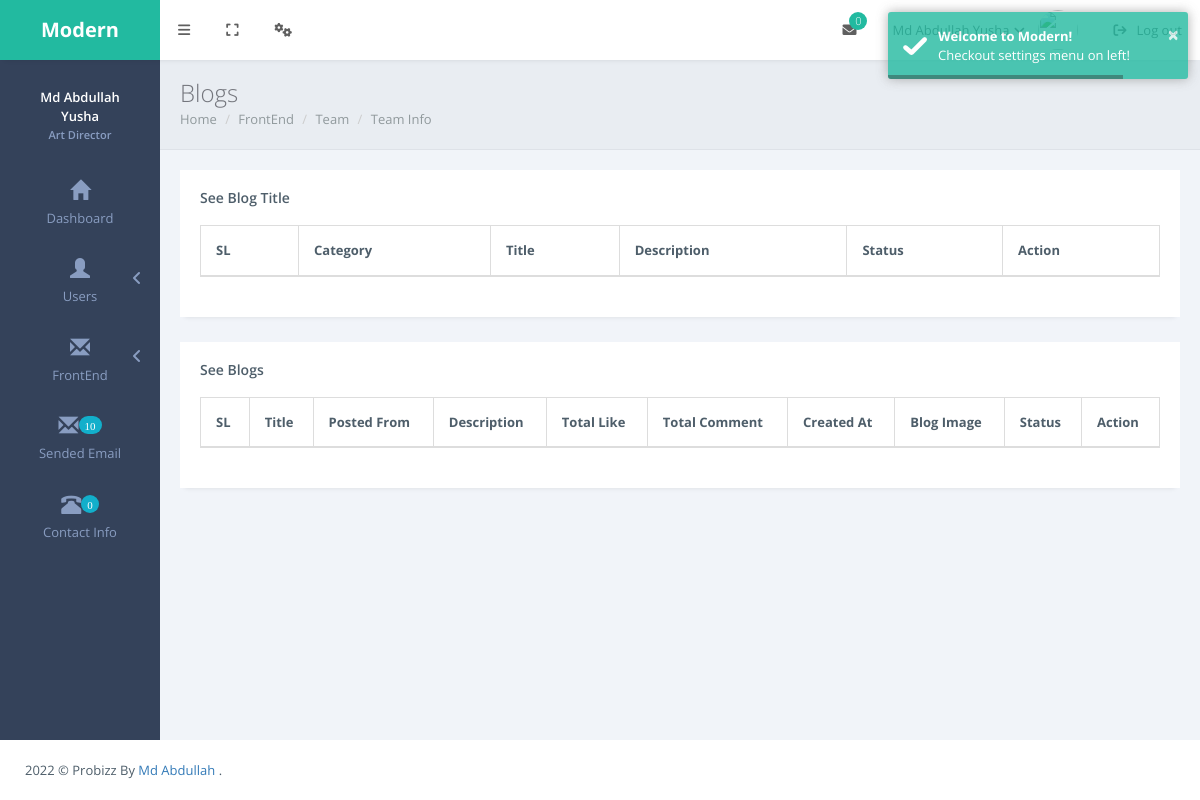
/admin/blog/view_blog.php (signed in), run on an earlier commit of the app's database.
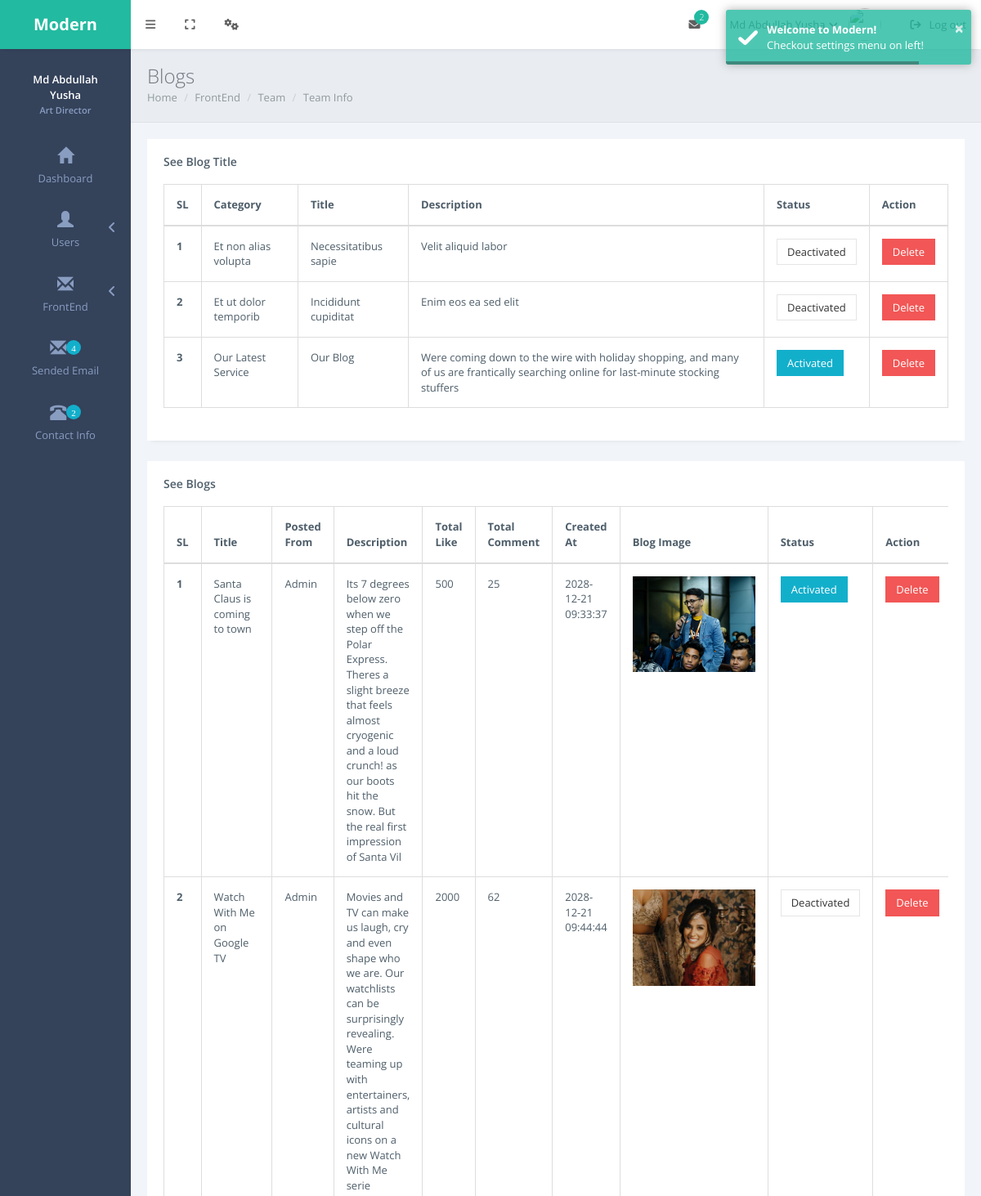
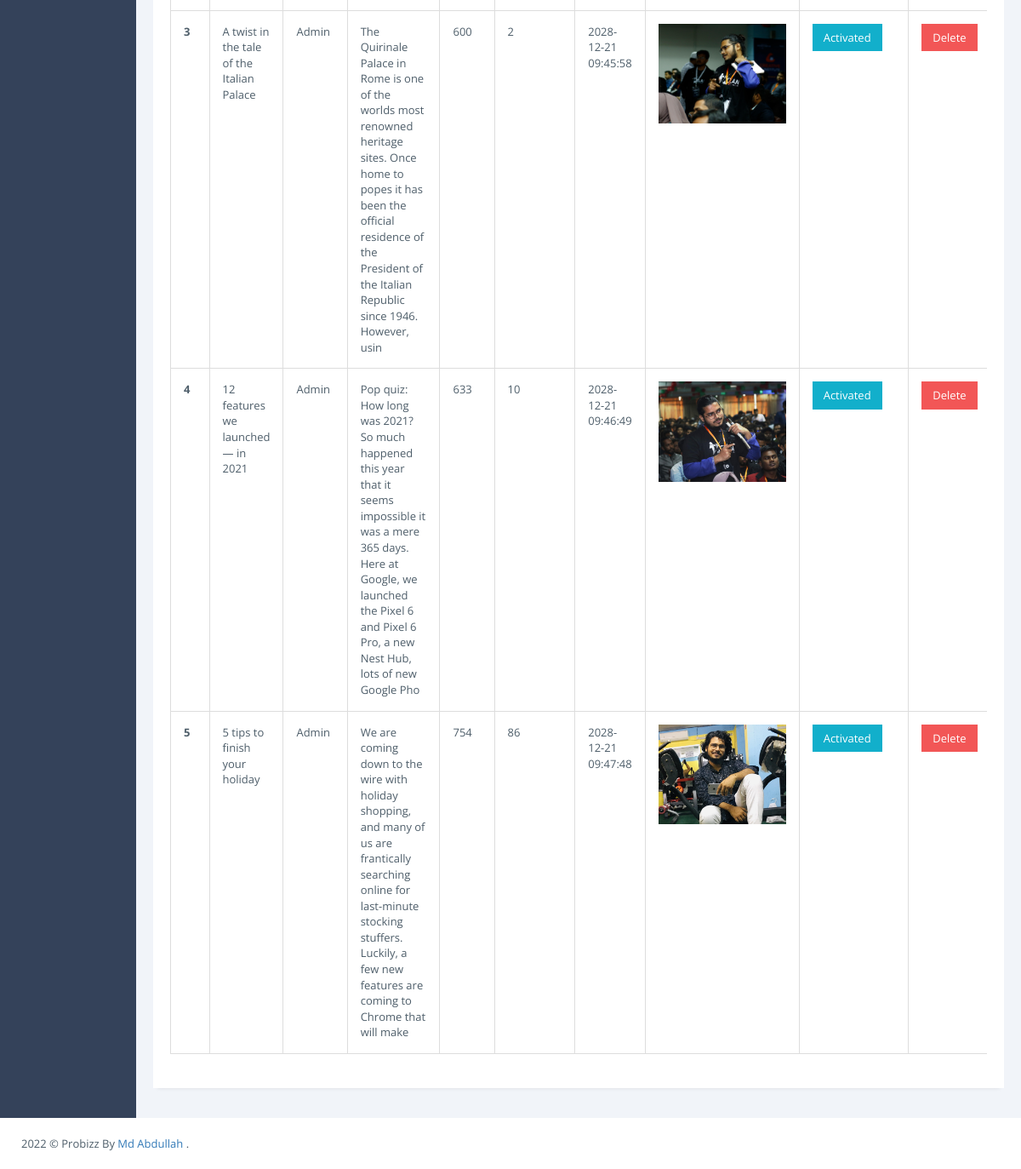
And on a later commit of the database (2 pictures, top to bottom).
### tables this page shows
CREATE TABLE `users` (
  `id` int(11) NOT NULL,
  `name` varchar(60) NOT NULL,
  `email` varchar(60) NOT NULL,
  `password` varchar(60) NOT NULL,
  `profile_image` varchar(60) NOT NULL,
  `created_at` datetime NOT NULL
);

CREATE TABLE `blog_title` (
  `id` int(11) NOT NULL,
  `category` varchar(50) NOT NULL,
  `title` varchar(60) NOT NULL,
  `description` varchar(200) NOT NULL,
  `status` int(11) NOT NULL DEFAULT 0
);

CREATE TABLE `blogs` (
  `id` int(11) NOT NULL,
  `title` varchar(60) NOT NULL,
  `posted_from` varchar(60) NOT NULL,
  `description` varchar(200) NOT NULL,
  `comment` int(11) NOT NULL,
  `blog_like` int(11) NOT NULL,
  `created_at` datetime NOT NULL,
  `blog_image` varchar(50) NOT NULL,
  `status` int(11) NOT NULL DEFAULT 0
);

### admin/blog/view_blog.php (the view, shortened to what this page needs)
<?php
    require '../db.php';
    require '../includes/header.php';
    require '../includes/sidemenu.php';
    $select_blog = "SELECT * FROM blogs";
    $select_blog_result = mysqli_query($dbconnect, $select_blog);
    $select_blog_title = "SELECT * FROM blog_title";
    $select_blog_title_result = mysqli_query($dbconnect, $select_blog_title);
?>
<div class="page-inner">
    <div class="page-title">
        <h3>Blogs</h3>
        <div class="page-breadcrumb">
            <ol class="breadcrumb">
                <li><a href="index.html">Home</a></li>
                <li><a href="#">FrontEnd</a></li>
                <li><a href="#">Team</a></li>
                <li class="active">Team Info</li>
            </ol>
        </div>
    </div>
    <div id="main-wrapper">
        <div class="row">
        <div class="col-md-12">
                <div class="panel panel-white">
                    <div class="panel-heading clearfix">
                        <h4 class="panel-title">See Blog Title</h4>
                    </div>
                    <div class="panel-body">
                        <div class="table-responsive">
                            <table class="table table-bordered">
                                <thead>
                                    <tr>
                                        <th>SL</th>
                                        <th>Category</th>
                                        <th>Title</th>
                                        <th>Description</th>
                                        <th>Status</th>
                                        <th>Action</th>
                                    </tr>
                                </thead>
                                <tbody>
                                <?php
                                    foreach($select_blog_title_result as $key => $blog_title) { ?>
                                    <tr>
                                        <th scope="row"><?= $key+1?></th>
                                        <td><?= $blog_title['category']?></td>
                                        <td><?= $blog_title['title']?></td>
                                        <td><?= $blog_title['description']?></td>
                                        <td>
                                            <?php if($blog_title['status'] == 0) {?>
                                            <a href="blog_title_active.php?id=<?= $blog_title['id']?>" class="btn btn-default">Deactivated</a>
                                            <?php } else {?>
                                            <a href="blog_title_active.php?id=<?= $blog_title['id']?>" class="btn btn-info">Activated</a>
                                            <?php } ?>
                                        </td>
                                        <td>
                                            <button id="blog_title_delete.php?id=<?= $blog_title['id']?>" class="btn btn-danger delete_btn">Delete</button>
                                        </td>
                                    </tr>
                                    <?php } ?>
                                </tbody>
                            </table>
                        </div>
                    </div>
                </div>
            </div>
        <div class="col-md-12">
                <div class="panel panel-white">
                    <div class="panel-heading clearfix">
                        <h4 class="panel-title">See Blogs</h4>
                    </div>
                    <div class="panel-body">
                        <div class="table-responsive">
                            <table class="table table-bordered">
                                <thead>
                                    <tr>
                                        <th>SL</th>
                                        <th>Title</th>
                                        <th>Posted From</th>
                                        <th>Description</th>
                                        <th>Total Like</th>
                                        <th>Total Comment</th>
                                        <th>Created At</th>
                                        <th>Blog Image</th>
                                        <th>Status</th>
                                        <th>Action</th>
                                    </tr>
                                </thead>
                                <tbody>
                                <?php
                                    foreach($select_blog_result as $key => $blog) { ?>
                                    <tr>
                                        <th scope="row"><?= $key+1?></th>
                                        <td><?= $blog['title']?></td>
                                        <td><?php if($blog['posted_from'] == 1) {echo 'Admin';} else {echo 'Moderator';}?></td>
                                        <td><?= $blog['description']?></td>
                                        <td><?= $blog['blog_like']?></td>
                                        <td><?= $blog['comment']?></td>
                                        <td><?= $blog['created_at']?></td>
                                        <td><img src="/probiz/admin/uploads/blogs/<?= $blog['blog_image']?>" width="150" alt=""></td>
                                        <td>
                                            <?php if($blog['status'] == 0) {?>
                                            <a href="blog_active.php?id=<?= $blog['id']?>" class="btn btn-default">Deactivated</a>
                                            <?php } else {?>
                                            <a href="blog_active.php?id=<?= $blog['id']?>" class="btn btn-info">Activated</a>
                                            <?php } ?>
                                        </td>
                                        <td>
                                            <button id="blog_delete.php?id=<?= $blog['id']?>" class="btn btn-danger delete_btn_2">Delete</button>
                                        </td>
                                    </tr>
                                    <?php } ?>
                                </tbody>
                            </table>
                        </div>
                    </div>
                </div>
            </div>
        </div>
    </div>
</div>
<?php
    require '../includes/footer.php';
?>

### admin/includes/header.php (shortened to what this page needs)
<!DOCTYPE html>
<html>
<head>
        <link href="/probiz/admin/assets/plugins/pace-master/themes/blue/pace-theme-flash.css" rel="stylesheet"/>
        <link href="/probiz/admin/assets/plugins/uniform/css/uniform.default.min.css" rel="stylesheet"/>
        <link href="/probiz/admin/assets/plugins/bootstrap/css/bootstrap.min.css" rel="stylesheet" type="text/css"/>
        <link href="/probiz/admin/assets/plugins/fontawesome/css/font-awesome.css" rel="stylesheet" type="text/css"/>
        <link href="/probiz/admin/assets/plugins/line-icons/simple-line-icons.css" rel="stylesheet" type="text/css"/>
        <link href="/probiz/admin/assets/plugins/offcanvasmenueffects/css/menu_cornerbox.css" rel="stylesheet" type="text/css"/>
        <link href="/probiz/admin/assets/plugins/waves/waves.min.css" rel="stylesheet" type="text/css"/>
        <link href="/probiz/admin/assets/plugins/switchery/switchery.min.css" rel="stylesheet" type="text/css"/>
        <link href="/probiz/admin/assets/plugins/3d-bold-navigation/css/style.css" rel="stylesheet" type="text/css"/>
        <link href="/probiz/admin/assets/plugins/slidepushmenus/css/component.css" rel="stylesheet" type="text/css"/>
        <link href="assets/plugins/weather-icons-master/css/weather-icons.min.css" rel="stylesheet" type="text/css"/>
        <link href="/probiz/admin/assets/plugins/metrojs/MetroJs.min.css" rel="stylesheet" type="text/css"/>
        <link href="/probiz/admin/assets/plugins/toastr/toastr.min.css" rel="stylesheet" type="text/css"/>
        <link rel="stylesheet" href="https://cdnjs.cloudflare.com/ajax/libs/font-awesome/6.0.0-beta3/css/all.min.css">
        <link href="/probiz/admin/assets/css/modern.min.css" rel="stylesheet" type="text/css"/>
        <link href="/probiz/admin/assets/css/themes/green.css" class="theme-color" rel="stylesheet" type="text/css"/>
        <link href="/probiz/admin/assets/css/custom.css" rel="stylesheet" type="text/css"/>
    </head>
    <body class="page-header-fixed">

### admin/includes/sidemenu.php (shortened to what this page needs)
<?php
    $id = $_SESSION['id'];
    $select_user = "SELECT * FROM users WHERE id= $id";
    $select_user_result = mysqli_query($dbconnect, $select_user);
    $after_assoc = mysqli_fetch_assoc($select_user_result);
    $select_message = "SELECT COUNT(*) as unreaded_email FROM newsletter_mail WHERE status = 0";
    $select_message_result = mysqli_query($dbconnect, $select_message);
    $after_assoc2 = mysqli_fetch_assoc($select_message_result);
    $select_contact_us_mail = "SELECT COUNT(*) as unreaded_message FROM contact_us_mail";
    $select_contact_us_mail_result = mysqli_query($dbconnect, $select_contact_us_mail);
    $after_assoc3 = mysqli_fetch_assoc($select_contact_us_mail_result);
?>
<main class="page-content content-wrap">
    <div class="navbar">
                <div class="navbar-inner">
                    <div class="logo-box">
                        <a href="/probiz/admin/admin.php" class="logo-text"><span>Modern</span></a>
                    </div>
                    <div class="topmenu-outer">
                        <div class="top-menu">
                            <ul class="nav navbar-nav navbar-left">
                                <li>
                                    <a href="javascript:void(0);" class="waves-effect waves-button waves-classic sidebar-toggle"><i class="fa fa-bars"></i></a>
                                </li>
                                <li>
                                    <a href="javascript:void(0);" class="waves-effect waves-button waves-classic toggle-fullscreen"><i class="fa fa-expand"></i></a>
                                </li>
                                <li class="dropdown">
                                    <a href="#" class="dropdown-toggle waves-effect waves-button waves-classic" data-toggle="dropdown">
                                        <i class="fa fa-cogs"></i>
                                    </a>
                                </li>
                            </ul>
                            <ul class="nav navbar-nav navbar-right">
                                <li class="dropdown">
                                    <a href="#" class="dropdown-toggle waves-effect waves-button waves-classic" data-toggle="dropdown"><i class="fa fa-envelope"></i><span class="badge badge-success pull-right"><?= $after_assoc3['unreaded_message']?></span></a>
                                </li>
                                <li class="dropdown">
                                    <a href="#" class="dropdown-toggle waves-effect waves-button waves-classic" data-toggle="dropdown">
                                        <span class="user-name"><?= $after_assoc['name']?><i class="fa fa-angle-down"></i></span>
                                    </a>
                                </li>
                                <li>
                                    <a href="/probiz/admin/logout.php" class="log-out waves-effect waves-button waves-classic">
                                        <span><i class="fa fa-sign-out m-r-xs"></i>Log out</span>
                                    </a>
                                </li>
                            </ul>
                        </div>
                    </div>
                </div>
            </div>
            <div class="page-sidebar sidebar">
                <div class="page-sidebar-inner slimscroll">
                    <div class="sidebar-header">
                        <div class="sidebar-profile">
                            <a href="javascript:void(0);" id="profile-menu-link">
                                <div class="sidebar-profile-details">
                                    <span><?= $after_assoc['name']?><br><small>Art Director</small></span>
                                </div>
                            </a>
                        </div>
                    </div>
                    <ul class="menu accordion-menu">
                        <li><a href="/probiz/admin/admin.php" class="waves-effect waves-button"><span class="menu-icon glyphicon glyphicon-home"></span><p>Dashboard</p></a></li>
                        <li class="droplink"><a href="#" class="waves-effect waves-button"><span class="menu-icon glyphicon glyphicon-user"></span><p>Users</p><span class="arrow"></span></a>
                        </li>
                        <li class="droplink"><a href="#" class="waves-effect waves-button"><span class="menu-icon glyphicon glyphicon-envelope"></span><p>FrontEnd</p><span class="arrow"></span></a>
                            </li>
                        </ul>
                        <li><a href="/probiz/admin/newsletter/view_mail.php" class="waves-effect waves-button"><span class="menu-icon glyphicon glyphicon-envelope"><span class="badge badge-info"><?= $after_assoc2['unreaded_email']?></span></span><p>Sended Email</p></a></li>
                        <li><a href="/probiz/admin/contact_us/view_contact_info.php" class="waves-effect waves-button"><span class="menu-icon glyphicon glyphicon-phone-alt"><span class="badge badge-info"><?= $after_assoc3['unreaded_message']?></span></span><p>Contact Info</p></a></li>
                </div>
            </div>

### admin/includes/footer.php (shortened to what this page needs)
                <div class="page-footer">
                    <p class="no-s">2022 &copy; Probizz By <a href="//www.mdabdullah.xyz">Md Abdullah</a> .</p>
                </div>
        </main>
    </body>
</html>

### admin/assets/css/themes/green.css (style rules this page uses)
.page-content { background: #34425A; }
.navbar .logo-box { background: #22baa0; }
.navbar .logo-box a { color: #fff; }
.sidebar { background: #34425A; }
.sidebar-header { background: #34425A; }
.sidebar-profile span small { color: #899dc1; }
.menu { background: #34425A; }
.menu.accordion-menu a { color: #899dc1; }

What changed in the data, as far as the page shows it:
added blog_title: category "Et non alias volupta", title "Necessitatibus sapie", description "Velit aliquid labor"
added blog_title: category "Et ut dolor temporib", title "Incididunt cupiditat", description "Enim eos ea sed elit"
added blog_title: category "Our Latest Service", title "Our Blog", description "Were coming down to the wire with holiday shopping, and many of us are frantically searching online for last-minute stocking stuffers"
added blogs: title "Santa Claus is coming to town", posted_from "Admin", description "Its 7 degrees below zero when we step off the Polar Express. Theres a slight breeze that feels almost cryogenic and a loud crunch! as our boots hit the snow. But the real first impression of Santa Vil", blog_like "500", comment "25", created_at "2028-12-21 09:33:37", blog_image (picture)
added blogs: title "Watch With Me on Google TV", posted_from "Admin", description "Movies and TV can make us laugh, cry and even shape who we are. Our watchlists can be surprisingly revealing. Were teaming up with entertainers, artists and cultural icons on a new Watch With Me serie", blog_like "2000", comment "62", created_at "2028-12-21 09:44:44", blog_image (picture)
added blogs: title "A twist in the tale of the Italian Palace", posted_from "Admin", description "The Quirinale Palace in Rome is one of the worlds most renowned heritage sites. Once home to popes it has been the official residence of the President of the Italian Republic since 1946. However, usin", blog_like "600", comment "2", created_at "2028-12-21 09:45:58", blog_image (picture)
added blogs: title "12 features we launched — in 2021", posted_from "Admin", description "Pop quiz: How long was 2021? So much happened this year that it seems impossible it was a mere 365 days. Here at Google, we launched the Pixel 6 and Pixel 6 Pro, a new Nest Hub, lots of new Google Pho", blog_like "633", comment "10", created_at "2028-12-21 09:46:49", blog_image (picture)
added blogs: title "5 tips to finish your holiday", posted_from "Admin", description "We are coming down to the wire with holiday shopping, and many of us are frantically searching online for last-minute stocking stuffers. Luckily, a few new features are coming to Chrome that will make", blog_like "754", comment "86", created_at "2028-12-21 09:47:48", blog_image (picture)
Also different on the page:
$after_assoc3['unreaded_message']: "0" → "2"
$after_assoc2['unreaded_email']: "10" → "4"
